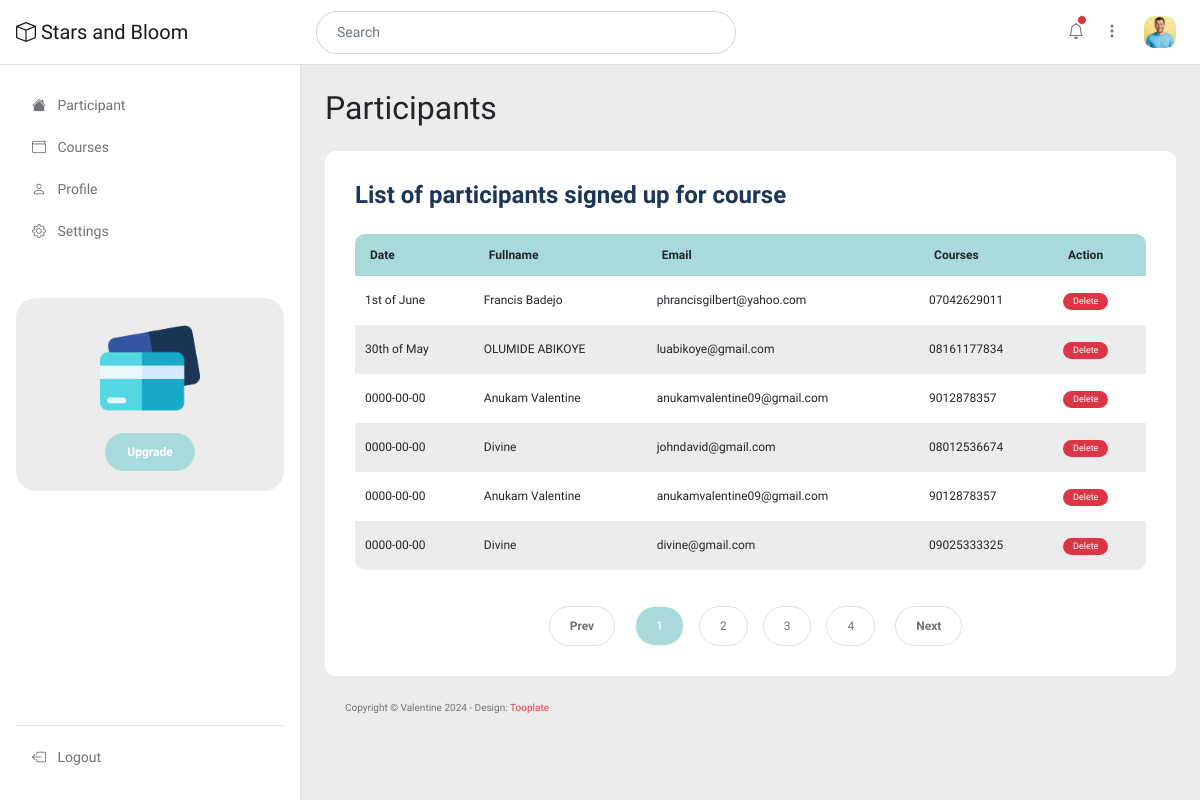
Page /admin/dashboard.php (signed in) on the committed database.
### tables this page shows
CREATE TABLE `participant` (
  `id` int(11) NOT NULL,
  `fullname` varchar(100) NOT NULL,
  `email` varchar(100) NOT NULL,
  `phone` varchar(50) NOT NULL,
  `courses` varchar(100) NOT NULL,
  `date` varchar(50) NOT NULL,
  `date_created` timestamp NOT NULL DEFAULT CURRENT_TIMESTAMP ON UPDATE CURRENT_TIMESTAMP
);

### admin/dashboard.php (the view, shortened to what this page needs)
<?php
include("connect.php");
?>
<!doctype html>
<html lang="en">
    <head>
        <link href="css/bootstrap.min.css" rel="stylesheet">
        <link href="css/bootstrap-icons.css" rel="stylesheet">
        <link href="css/apexcharts.css" rel="stylesheet">
        <link href="css/tooplate-mini-finance.css" rel="stylesheet">
    </head>
    <body>
        <header class="navbar sticky-top flex-md-nowrap">
            <div class="col-md-3 col-lg-3 me-0 px-3 fs-6">
                <a class="navbar-brand" href="dashboard.php">
                    <i class="bi-box"></i>
                    Stars and Bloom
                </a>
            </div>
            <form class="custom-form header-form ms-lg-3 ms-md-3 me-lg-auto me-md-auto order-2 order-lg-0 order-md-0" action="#" method="get" role="form">
                <input class="form-control" name="search" type="text" placeholder="Search" aria-label="Search">
            </form>
            <div class="navbar-nav me-lg-2">
                <div class="nav-item text-nowrap d-flex align-items-center">
                    <div class="dropdown ps-3">
                        <a class="nav-link dropdown-toggle text-center" href="#" role="button" data-bs-toggle="dropdown" aria-expanded="false">
                            <i class="bi-bell"></i>
                            <span class="position-absolute start-100 translate-middle p-1 bg-danger border border-light rounded-circle">
                            </span>
                        </a>
                    </div>
                    <div class="dropdown ps-1">
                        <a class="nav-link dropdown-toggle text-center" href="#" role="button" data-bs-toggle="dropdown" aria-expanded="false">
                            <i class="bi-three-dots-vertical"></i>
                        </a>
                    </div>
                    <div class="dropdown px-3">
                        <a class="nav-link dropdown-toggle" href="#" role="button" data-bs-toggle="dropdown" aria-expanded="false">
                            <img src="images/medium-shot-happy-man-smiling.jpg" class="profile-image img-fluid" alt="">
                        </a>
                    </div>
                </div>
            </div>
        </header>
        <div class="container-fluid">
            <div class="row">
                <?php
                    include("nav.php");
                ?>
                <main class="main-wrapper col-md-9 ms-sm-auto py-4 col-lg-9 px-md-4 border-start">
                    <div class="title-group mb-3">
                        <h1 class="h2 mb-0">Participants</h1>
                    </div>
                    <div class="row my-4">
                        <div class="col-lg-12 col-12">
                            <div class="custom-block bg-white">
                                <h5 class="mb-4">List of participants signed up for course</h5>
                                <div class="table-responsive">
            <table class="account-table table">
                <thead>
                    <tr>
                        <th scope="col">Date</th>
                        <th scope="col">Fullname</th>
                        <th scope="col">Email</th>
                        <th scope="col">Courses</th>
                        <th scope="col">Action</th>
                    </tr>
                </thead>
                        <tbody>
                <?php
                    $query = "select * from participant order by id desc";
                    $result = mysqli_query($conn,$query);
                    $num = mysqli_num_rows($result);
                    for($i=0; $i<$num; $i++)
                    {
                        $row = mysqli_fetch_array($result);
                ?>
                    <tr>
                        <td scope="row"><?php echo $row['date']; ?></td>
                        <td scope="row"><?php echo $row['fullname']; ?></td>
                        <td scope="row"><?php echo $row['email']; ?></td>
                        <td scope="row"><?php echo $row['phone']; ?></td>
                        <td scope="row">
                        <a href="delete-participant.php?id=<?php echo $row['id']; ?>&name=<?php echo $row['fullname']; ?>" onclick="return confirm('Are you sure you want to delete <?php echo $row['fullname']; ?>?');"> <span class="badge text-bg-danger">
                                Delete
                            </span>
                            </a>
                        </td>
                    </tr>
                        <?php } ?>
                </tbody>
            </table>
                                </div>
                                <nav aria-label="Page navigation example">
                                        <ul class="pagination justify-content-center mb-0">
                                            <li class="page-item">
                                                <a class="page-link" href="#" aria-label="Previous">
                                                    <span aria-hidden="true">Prev</span>
                                                </a>
                                            </li>
                                            <li class="page-item active" aria-current="page">
                                                <a class="page-link" href="#">1</a>
                                            </li>
                                            <li class="page-item">
                                                <a class="page-link" href="#">2</a>
                                            </li>
                                            <li class="page-item">
                                                <a class="page-link" href="#">3</a>
                                            </li>
                                            <li class="page-item">
                                                <a class="page-link" href="#">4</a>
                                            </li>
                                            <li class="page-item">
                                                <a class="page-link" href="#" aria-label="Next">
                                                    <span aria-hidden="true">Next</span>
                                                </a>
                                            </li>
                                        </ul>
                                    </nav>
                            </div>
                        </div>
                    <footer class="site-footer">
                        <div class="container">
                            <div class="row">
                                <div class="col-lg-12 col-12">
                                    <p class="copyright-text">Copyright © Valentine 2024
                                    - Design: <a rel="sponsored" href="https://www.tooplate.com" target="_blank">Tooplate</a></p>
                                </div>
                            </div>
                        </div>
                    </footer>
                </main>
            </div>
        </div>
    </body>
</html>

### admin/nav.php
<nav id="sidebarMenu" class="col-md-3 col-lg-3 d-md-block sidebar collapse">
    <div class="position-sticky py-4 px-3 sidebar-sticky">
        <ul class="nav flex-column h-100">
            <li class="nav-item">
                <a class="nav-link" aria-current="page" href="dashboard.php">
                    <i class="bi-house-fill me-2"></i>
                    Participant
                </a>
            </li>
            <li class="nav-item">
                <a class="nav-link" href="courses.php">
                    <i class="bi-wallet me-2"></i>
                    Courses
                </a>
            </li>
            <li class="nav-item">
                <a class="nav-link" href="profile.php">
                    <i class="bi-person me-2"></i>
                    Profile
                </a>
            </li>
            <li class="nav-item">
                <a class="nav-link" href="setting.php">
                    <i class="bi-gear me-2"></i>
                    Settings
                </a>
            </li>
            <li class="nav-item featured-box mt-lg-5 mt-4 mb-4">
                <img src="images/credit-card.png" class="img-fluid" alt="">
                <a class="btn custom-btn" href="#">Upgrade</a>
            </li>
            <li class="nav-item border-top mt-auto pt-2">
                <a class="nav-link" href="logout.php">
                    <i class="bi-box-arrow-left me-2"></i>
                    Logout
                </a>
            </li>
        </ul>
    </div>
</nav>

### rows in the picture
participant: date "1st of June", fullname "Francis Badejo", email "phrancisgilbert@yahoo.com", phone "07042629011"
participant: date "30th of May", fullname "OLUMIDE ABIKOYE", email "luabikoye@gmail.com", phone "08161177834"
participant: date "0000-00-00", fullname "Anukam Valentine", email "anukamvalentine09@gmail.com", phone "9012878357"
participant: date "0000-00-00", fullname "Divine", email "johndavid@gmail.com", phone "08012536674"
participant: date "0000-00-00", fullname "Anukam Valentine", email "anukamvalentine09@gmail.com", phone "9012878357"
participant: date "0000-00-00", fullname "Divine", email "divine@gmail.com", phone "09025333325"
